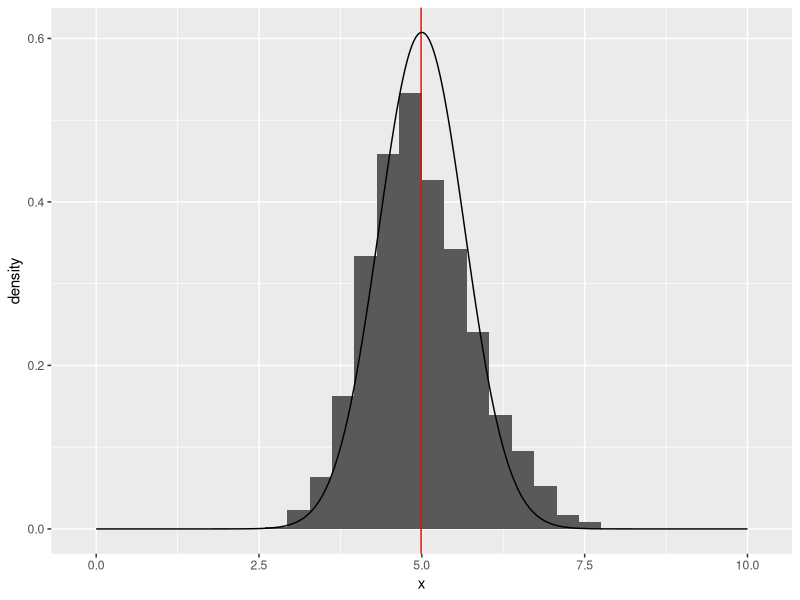

Write R code to recreate this figure.
## ---- chunk 1
knitr::opts_chunk$set(fig.width=12, fig.height=8, fig.path='./figure/',
                     warning=FALSE, message=FALSE)
## ---- chunk 2
library(dplyr)
library(ggplot2)
set.seed(314159)
lambda=0.2
## ---- chunk 3
sims <- sapply(1:1000,function(x){ mean(rexp(40,lambda)) } )
## ---- chunk 4
mean_sims <- mean(sims)
mean_sims
## ---- chunk 5
ggplot(data.frame(x=sims),aes(x=x)) + geom_histogram(aes(y=..density..)) + 
                          geom_vline(xintercept=mean(sims),colour="red") + 
geom_line(data=(seq(0,10,0.001) %>% data.frame(x=.,y=dnorm(x=.,mean=5,sd=var(sims)))),aes(x=x,y=y))
## ---- chunk 6
tt <- t.test(sims,mu=5)
tt$p.value
## ---- chunk 7
var_sims <- var(sims)
var_sims
